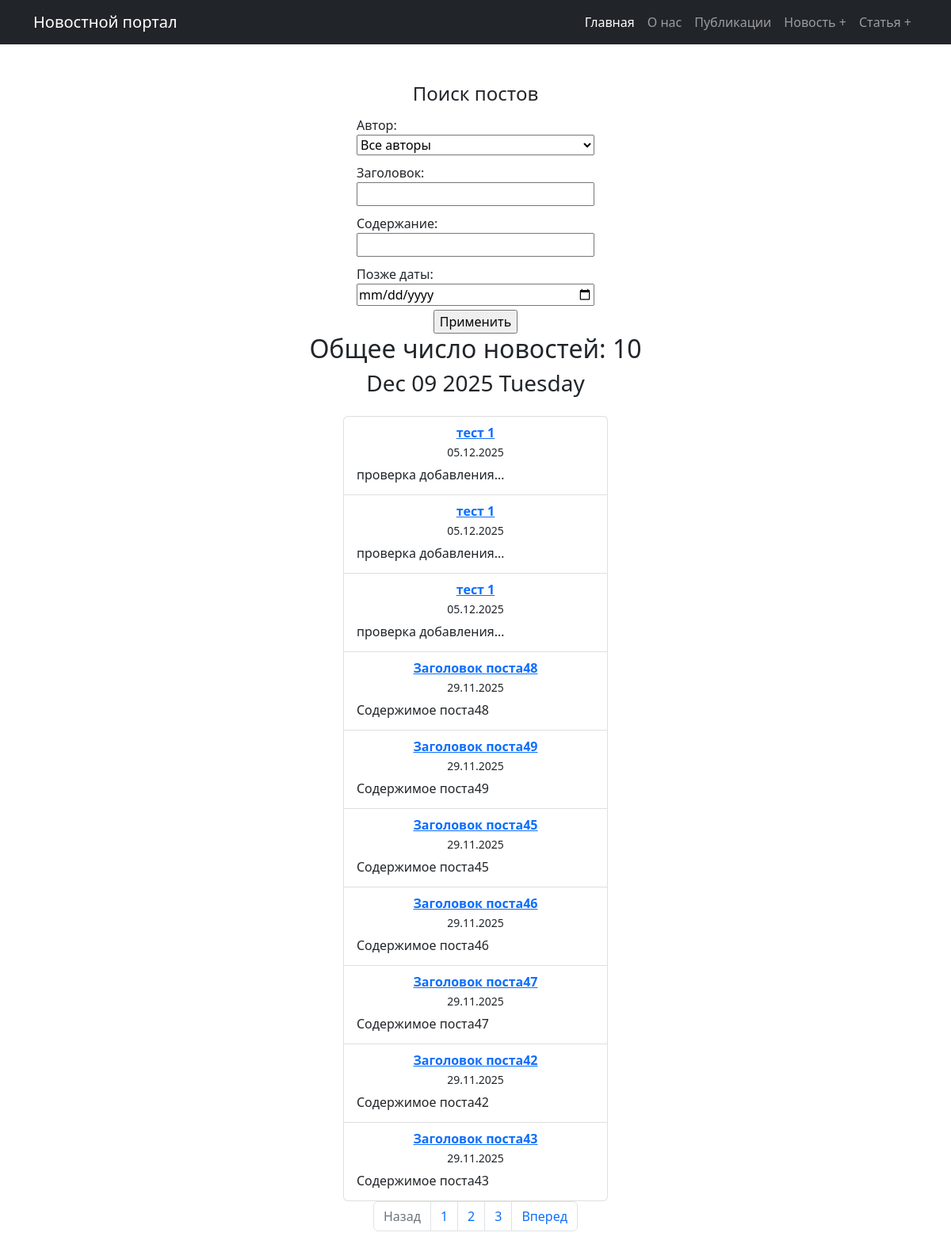
Page /post/ on the committed database.
### news/models.py (models this page shows, shortened)
class Post(models.Model):
    author = models.ForeignKey(Author, on_delete=models.CASCADE)
    NEWS = 'NW'
    ARTICLE = 'AR'
    CATEGORY_CHOICES = (
        (NEWS, 'Новость'),
        (ARTICLE, 'Статья'),
    )
    categoryType = models.CharField(max_length=2, choices=CATEGORY_CHOICES, default=ARTICLE)
    dateCreation = models.DateTimeField(auto_now_add=True)
    postCategory = models.ManyToManyField(Category, through='PostCategory')
    title = models.CharField(max_length=128)
    text = models.TextField()
    rating = models.SmallIntegerField(default=0)

### news/views.py (the view)
# urls.py: path("", PostListView.as_view(), name="post_list"),
class PostListView(FilterView):
    model = Post
    context_object_name = 'posts'
    template_name = 'news/post_list.html'
    ordering = ['-dateCreation']
    paginate_by = 10
    filterset_class = PostFilter
    def get_context_data(self, **kwargs):
        context = super().get_context_data(**kwargs)
        context['filter'] = self.filterset
        context['time_now'] = datetime.utcnow()
        context['total_news'] = Post.objects.filter(categoryType='NW').count()
        return context

### news/models.py (called while the page is built)
    def __str__(self):
        return self.authorUser.username

### news/templatetags/news_filters.py (called while the page is built)
@register.filter(name='censor_bad_words')
def censor_bad_words(value):
    if not isinstance(value, str):
        raise TemplateSyntaxError("Фильтр 'censor_bad_words' можно применять только к строкам.")
    for bad_word in not_allowed_words:
        bad_word_upper = bad_word.capitalize()
        bad_word_lower = bad_word.lower()
        def replace_word(match):
            word = match.group()
            length = len(word)
            return word[0] + '*' * (length - 1)
        pattern = re.compile(r'\b({}|{})\b'.format(bad_word_upper, bad_word_lower), re.IGNORECASE)
        value = pattern.sub(replace_word, value)
    return value

### templates/news/post_list.html (shortened to what this page needs)
{% extends 'flatpages/default.html' %}
{% load news_filters %}
{% block content %}
<div class="container mt-5">
    <h4>Поиск постов</h4>
    <form action="" method="get" class="filter-form">
        {{ filter.form.as_p }}
        <input type="submit" value="Применить">
    <h2>Общее число новостей: {{ posts|length }}</h2>
    <h3>{{ time_now|date:"M d Y l" }}</h3>
    <ul class="list-group mt-3">
        {% for post in posts %}
        <li class="list-group-item">
            <a href="{% url 'post_detail' post.id %}"><strong>{{ post.title|censor_bad_words }}</strong></a><br>
            <small>{{ post.dateCreation|date:"d.m.Y" }}</small><br>
            <p>{{ post.text|truncatechars:20|censor_bad_words }}</p>
        </li>
        {% empty %}
        <li class="list-group-item">Нет новостей.</li>
        {% endfor %}
    </ul>
</div>
<div class="pagination justify-content-center">
    <nav aria-label="Page navigation example">
        <ul class="pagination">
            {% if page_obj.has_previous %}
                <li class="page-item">
                    <a class="page-link" href="?page={{ page_obj.previous_page_number }}{% for key,value in request.GET.items %}{% if key != 'page' %}&{{key}}={{value}}{% endif %}{% endfor %}">
                        Назад
                    </a>
                </li>
            {% else %}
                <li class="page-item disabled"><span class="page-link">Назад</span> </li>
            {% endif %}
            {% for num in page_obj.paginator.page_range %}
                {% if page.obj.number == num %}
                    <li class="page-item active"><span class="page-link">{{ num }}</span></li>
                {% elif num > page_obj.number|add:'-3' and num < page_obj.number|add:'3' %}
                    <li class="page-item">
                        <a class="page-link" href="?page={{ num }}{% for key,value in request.GET.items %}{% if key != 'page' %}&{{key}}={{value}}{% endif %}{% endfor %}">
                            {{ num }}
                        </a>
                    </li>
                {% endif %}
            {% endfor %}
            {% if page_obj.has_next %}
                <li class="page-item">
                    <a class="page-link" href="?page={{ page_obj.next_page_number}}{% for key,value in request.GET.items %}{% if key != 'page' %}&{{key}}={{value}}{% endif %}{% endfor %}">
                        Вперед
                    </a>
                </li>
            {% else %}
                <li class="page-item disabled"><span class="page-link">Вперед</span> </li>
            {% endif %}
        </ul>
    </nav>
</div>
{% endblock %}

### rows in the picture
Post: title|censor_bad_words "тест 1", dateCreation "05.12.2025", text|censor_bad_words "проверка добавления…"
Post: title|censor_bad_words "тест 1", dateCreation "05.12.2025", text|censor_bad_words "проверка добавления…"
Post: title|censor_bad_words "тест 1", dateCreation "05.12.2025", text|censor_bad_words "проверка добавления…"
Post: title|censor_bad_words "Заголовок поста48", dateCreation "29.11.2025", text|censor_bad_words "Содержимое поста48"
Post: title|censor_bad_words "Заголовок поста49", dateCreation "29.11.2025", text|censor_bad_words "Содержимое поста49"
Post: title|censor_bad_words "Заголовок поста45", dateCreation "29.11.2025", text|censor_bad_words "Содержимое поста45"
Post: title|censor_bad_words "Заголовок поста46", dateCreation "29.11.2025", text|censor_bad_words "Содержимое поста46"
Post: title|censor_bad_words "Заголовок поста47", dateCreation "29.11.2025", text|censor_bad_words "Содержимое поста47"
Post: title|censor_bad_words "Заголовок поста42", dateCreation "29.11.2025", text|censor_bad_words "Содержимое поста42"
Post: title|censor_bad_words "Заголовок поста43", dateCreation "29.11.2025", text|censor_bad_words "Содержимое поста43"

### other values in the picture
{{ posts|length }} "10"
{{ time_now|date:"M d Y l" }} "Dec 09 2025 Tuesday"
{{ num }} "1" "2" "3"
